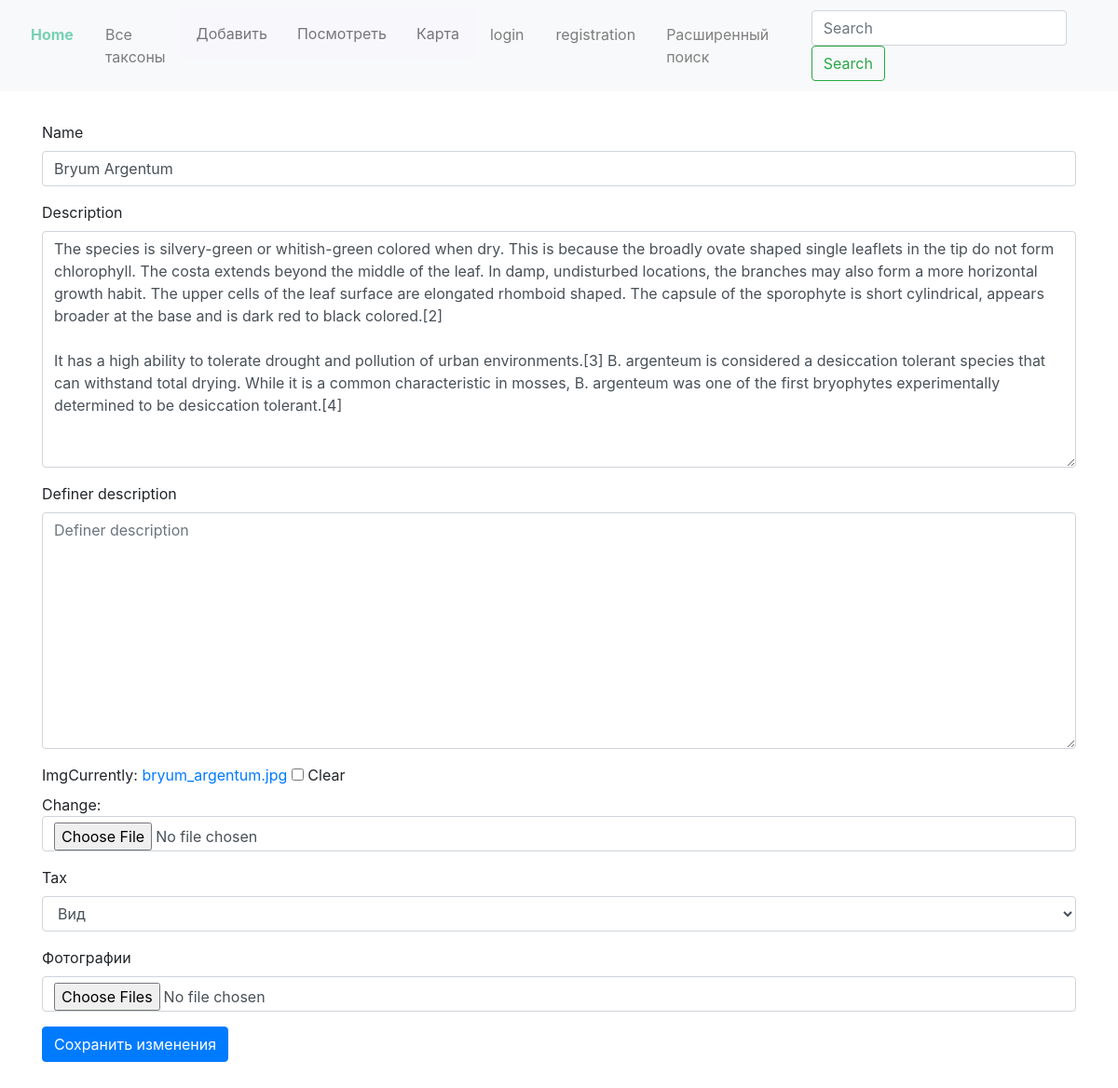
The app's page /taxons/edition/Bryum Argentum/ with its own data.
### moss/models.py (models this page shows, shortened)
class Species(models.Model):
	parent_taxon = models.ForeignKey(Genus, on_delete=models.CASCADE, blank=True, null=True)
	name = models.CharField(max_length=60)
	description = models.TextField(blank=True)
	definer_description = models.TextField(blank=True)
	date = models.DateTimeField(auto_now_add=True)
	img = models.ImageField(blank=True, null=True)
	creator = models.ForeignKey(User, on_delete=models.SET_NULL, blank=True, null=True)
	tax = models.ForeignKey(Taxa, on_delete=models.SET_NULL, blank=True, null=True)
	class Meta:
		verbose_name_plural = 'Species'

### definer/models.py (models this page shows)
class Taxa(models.Model):
	name = models.CharField(max_length=150) #на русском
	identifier = models.CharField(max_length=150, null=True) #на английском
	def __str__(self):
		return self.name

### moss/views.py (the view)
# urls.py: path('edition/<str:name>/', views.edition, name='edition'),
def edition(request, name):
	taxons_list = (Division, Class, Subclass, Order, Family, Genus, Species)
	taxon = None
	tax = None
	for tax in taxons_list:
		try:
			taxon = tax.objects.get(name=str(name))
			tax = tax
		except:
			pass
	if not taxon == None:
		class EditionForm(forms.ModelForm):
			class Meta:
				model = tax
				fields = '__all__'
				exclude = ['creator', 'parent_taxon']
			images = forms.ImageField(label=u'Фотографии', widget=forms.FileInput(attrs={'multiple': 'multiple'}), required=False)
		form = EditionForm(instance=taxon)
		if request.method == 'POST':
			form = EditionForm(request.POST, request.FILES, instance=taxon)
			if form.is_valid():
				form.save()
				return HttpResponseRedirect(reverse('taxons:universal_taxon', args=(taxon.name,)))
	print(taxon.parent_taxon)
	return render(request, 'edition.html', {'form': form, 'taxon': taxon})

### moss/views.py
		class EditionForm(forms.ModelForm):
			class Meta:
				model = tax
				fields = '__all__'
				exclude = ['creator', 'parent_taxon']
			images = forms.ImageField(label=u'Фотографии', widget=forms.FileInput(attrs={'multiple': 'multiple'}), required=False)

### moss/templates/edition.html (shortened to what this page needs)
{% extends 'base.html' %}
{% load bootstrap4 %}
{% block content %}
<form action="{% url 'taxons:edition' taxon.name %}" method='post' enctype='multipart/form-data'>
	{% bootstrap_form form %}
	<button class='btn btn-primary' name='submit'>Сохранить изменения</button>
</form>
{% endblock %}

### records on screen
Species: name "Bryum Argentum", description "The species is silvery-green or whitish-green colored when dry. This is because the broadly ovate shaped single leaflets in the tip do not form chlorophyll. The costa extends beyond the middle of the leaf. In damp, undisturbed locations, the branches may also form a more horizontal growth habit. The upper cells of the leaf surface are elongated rhomboid shaped. The capsule of the sporophyte is short cylindrical, appears broader at the base and is dark red to black colored.[2] It has a high ability to tolerate drought and pollution of urban environments.[3] B. argenteum is considered a desiccation tolerant species that can withstand total drying. While it is a common characteristic in…", tax "Вид"
